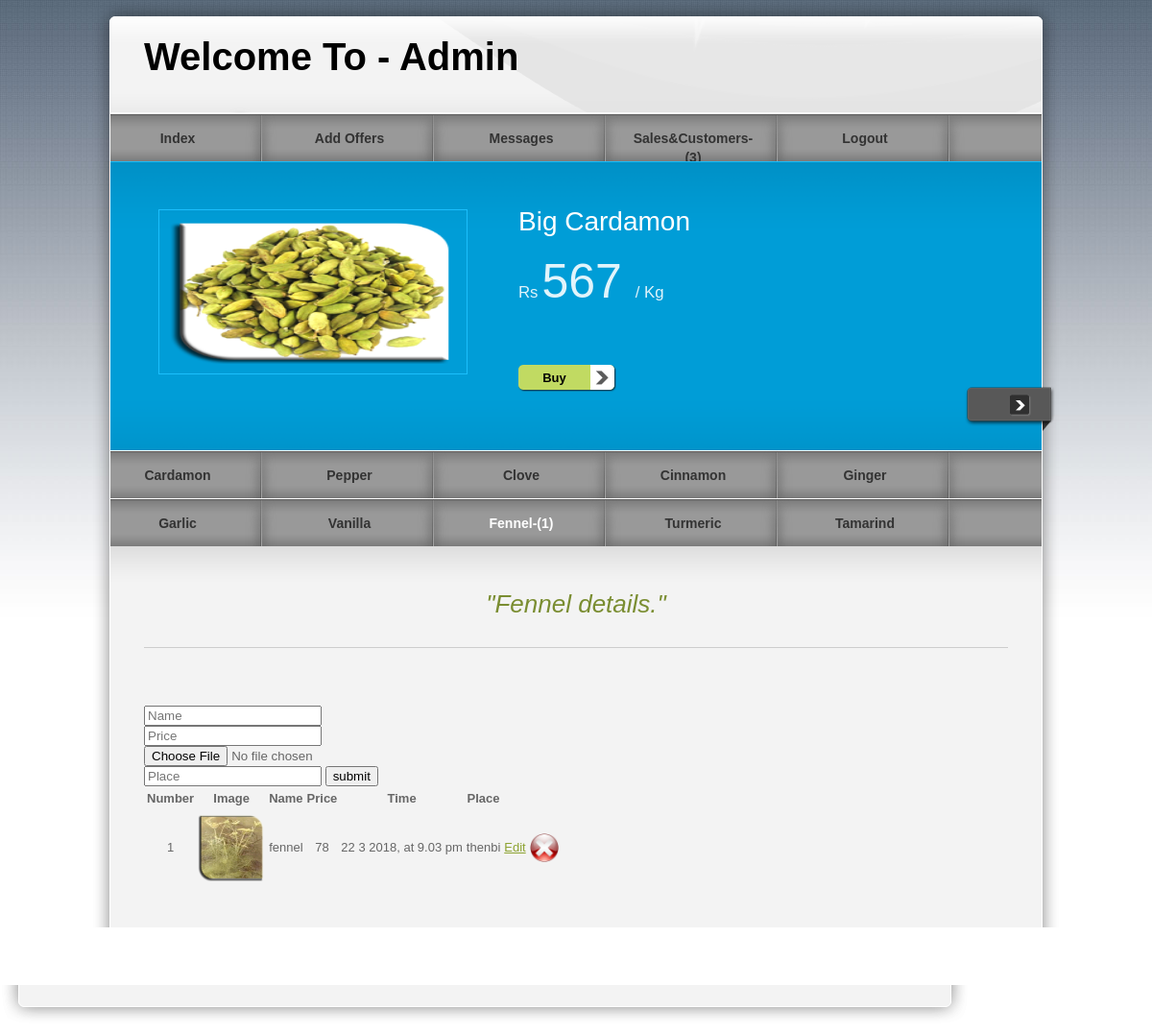
Screenshot of /pro/admin/fennel.php with the database file from the repository.
### tables this page shows
CREATE TABLE IF NOT EXISTS `offer` (
  `number` int(11) NOT NULL,
  `name` varchar(50) NOT NULL,
  `image` text NOT NULL,
  `price` varchar(50) NOT NULL,
  `time` varchar(50) NOT NULL,
  `details` varchar(100) NOT NULL,
  PRIMARY KEY (`number`)
);

CREATE TABLE IF NOT EXISTS `fennel` (
  `number` int(11) NOT NULL AUTO_INCREMENT,
  `name` varchar(55) NOT NULL,
  `price` varchar(55) NOT NULL,
  `image` text NOT NULL,
  `time` varchar(55) NOT NULL,
  `place` varchar(55) NOT NULL,
  PRIMARY KEY (`number`)
);

### pro/admin/fennel.php (the view, shortened to what this page needs)
<!DOCTYPE html PUBLIC "-//W3C//DTD XHTML 1.0 Transitional//EN" "http://www.w3.org/TR/xhtml1/DTD/xhtml1-transitional.dtd">
<head>
<link href="../templatemo_style.css" rel="stylesheet" type="text/css" />
<link href="../css/jquery.ennui.contentslider.css" rel="stylesheet" type="text/css" media="screen,projection" />
</head>
<body>
<div id="templatemo_wrapper">
    <div id="templatemo_header">
        <div id="site_title">
            <h1>Welcome To - Admin</h1>
        </div>
    </div>
    <?php
$select=mysql_query("select * from pay where status=1 ");
   $view=mysql_num_rows($select);
   ?>
  	<div id="templatemo_menu">
        <ul>
            <li><a href="admin.php" >Index</a></li>
            <li><a href="offer.php">Add Offers</a></li>
            <li><a href="msg.php">Messages</a></li>
            <li><a href="customer.php">Sales&Customers-(<?php echo $view;?>)</a></li>
            <li><a href="../logout.php">Logout</a></li>
        </ul>
    </div>
    <div id="templatemo_banner">
                <div id="one" class="contentslider">
                    <div class="cs_wrapper">
                        <div class="cs_slider">
                            <div class="cs_article">
                            	<div class="slider_content_wrapper">
                            	 <?PHP
$select=mysql_query("select * from offer where number=1 ");
$row=mysql_fetch_array($select);
 ?>
                      				<div class="right">
                                        <h2><?php echo $row['name'];?> </h2><br/>
                                        <p><big>Rs</big> <span style="font-size:50px"><?php echo $row['price'];?></span> <big> / Kg</big></p><br/>
                                        <div class="button"><a href="#">Buy</a></div>
                                    </div>
                                  <div class="left">
                                  <img src="<?php echo $row['image']; ?>" alt="Image 01" />
                                    </div>
                                </div>
                            </div>
                        </div>
                    </div>
                </div>
        </div>
         <?php
$select=mysql_query("select * from fennel");
   $view=mysql_num_rows($select);
   ?>
        <div id="templatemo_menu">
        <ul>
            <li><a href="cardamon.php">Cardamon</a></li>
            <li><a href="pepper.php" >Pepper</a></li>
            <li><a href="clove.php">Clove</a></li>
            <li><a href="cinnamon.php">Cinnamon</a></li>
            <li><a href="ginger.php">Ginger</a></li>
        </ul>
    </div>
    <div id="templatemo_menu">
        <ul>
            <li><a href="garlic.php" >Garlic</a></li>
            <li><a href="vanilla.php">Vanilla</a></li>
            <li><a href="fennel.php"class="current">Fennel-(<?php echo $view;?>)</a></li>
            <li><a href="turmeric.php">Turmeric</a></li>
            <li><a href="tamarind.html">Tamarind</a></li>
        </ul>
    </div>
     <div id="templatemo_main"><span class="main_top"></span>
          <p class="welcome_text">&quot;Fennel details.&quot;</p>
<div class="form-group">
    <form id="form1" name="form1" method="post" action="" enctype="multipart/form-data" onSubmit="return(validate());">
     <div class="col-sm-2">
     <input type="text" name="name" id="name" class="form-control" placeholder="Name" required />
     <input type="text" name="price" id="price" class="form-control" placeholder="Price" required />
      <input type="file" name="image" id="image" tabindex="3" class="form-control" placeholder="Upload Photo" required/>
     <input type="text" name="place" id="place" class="form-control" placeholder="Place" required />
		 <input type="submit" name="button" value="submit" id="button" / onClick="time_get()"> </div>
		</form>
     </div>
   <table class="table">
   <thead>
      <tr>
         <th>Number</th>
         <th>Image</th>
         <th>Name</th>
                  <th>Price</th>
         <th>Time</th>
         <th>Place</th>
      </tr>
   </thead>
   <tbody>
      <tr class="danger">
 <?PHP
$select=mysql_query("select * from fennel ");
$view=mysql_num_rows($select);
 for($i=0;$i<$view;$i++)
 {
 ?><div class="table-responsive">
 <tr>
     <td align="center"><?php echo mysql_result($select,$i,"number");?></td>
        <td align="center">
        <img src="<?php echo mysql_result($select,$i,"image");?>" width="70" height="70" /></td>
    <td align="center"><?php echo mysql_result($select,$i,"name");?></td>
    <td align="center"><?php echo mysql_result($select,$i,"price");?></td>
    <td align="center"><?php echo mysql_result($select,$i,"time");?></td>
    <td align="center"><?php echo mysql_result($select,$i,"place");?></td>
        <td align="center"><a href="fennelupdate.php?edit=<?php echo mysql_result($select,$i,"number");?>">Edit</a>
    <td align="right"><a href="<?php $_SERVER['DOCUMENT_ROOT'];?>?del=<?php echo mysql_result($select,$i,"number");?>"><img src="../images/Close.ico" width="30" height="30"/></a>
    </td>
  </tr></center>
  <?PHP
  }
  ?>
</table>
</div>
        </div>
                   <div class="cleaner_h30"></div>
    <div id="templatemo_main_bottom"></div>
    <div id="templatemo_footer">
    </div>
</body>
</html>

### pro/templatemo_style.css (style rules this page uses)
body { margin: 0px; padding: 0px; color: #666; font-family: Helevetica,Arial,sans-serif; font-size: 13px; line-height:1.5em; background-color: #fff; background-attachment:fixed; background-image: url(images/templatemo_body.jpg); background-repeat: repeat-x; }
a, a:link, a:visited { color: #8da332; }
p { margin: 0px; padding: 0 0 10px 0; }
img { border: none; }
h1 { font-size: 40px; font-weight: bold; margin: 0 0 30px 0; padding: 5px 0; color: #000; }
h2 { font-size: 28px; font-weight: normal; line-height: 28px; margin: 0 0 30px 0; padding: 0; color: #000; }
.cleaner_h30 { clear: both; width:100%; height: 30px; }
.button a { clear: both; display: block; width: 75px; height: 24px; padding: 4px 27px 0 0; margin-top: 15px; background: url(images/templatemo_button.png) no-repeat; color: #000; font-weight: bold; text-align: center; text-decoration: none; }
#templatemo_wrapper { width: 1010px; margin: 0 auto; }
#templatemo_header { width: 900px; height: 68px; padding: 50px 55px 0; background: url(images/templatemo_header.png) no-repeat; }
#templatemo_header #site_title { float: left; width: 500px; padding: 0; }
#templatemo_header #site_title h1 { margin: 0; padding: 0; }
#templatemo_menu { width: 970px; height: 50px; padding: 0 20px; background: url(images/templatemo_menu.png) repeat-x; }
#templatemo_menu ul { margin: 0; padding: 0; list-style: none; }
#templatemo_menu ul li { padding: 0px; margin: 0px; display: inline; }
#templatemo_menu ul li a { float: left; display: block; width: 140px; height: 33px; padding: 17px 34px 0 0; margin: 0 5px 0 0 ; font-size: 14px; text-align: center; text-decoration: none; color: #333; font-weight: bold; outline: none; border: none; background: url(images/templatemo_menu_divider.png) right no-repeat; }
#templatemo_menu ul li a:hover, #templatemo_menu ul li .current { color: #fff; }
#templatemo_banner { clear: both; position: relative; width: 970px; height: 201px; padding: 50px 20px; background: url(images/templatemo_slider.png) no-repeat; }
#templatemo_main { position: relative; width: 900px; padding: 45px 55px; background: url(images/templatemo_content.png) repeat-y; }
#templatemo_main .main_top { position: absolute; top: 0; left: 20px; width: 970px; height: 45px; background: url(images/templatemo_content_top.png) no-repeat; }
#templatemo_main_bottom { width: 1010px; height: 40px; background: url(images/templatemo_content_bottom.png) no-repeat; }
.welcome_text { font-size: 26px; color: #7a8d31; font-style: italic; text-align: center; margin-bottom: 60px; padding-bottom: 30px; line-height: 30px; border-bottom: 1px solid #CCC; }
#templatemo_footer { width: 910px; padding: 0 30px 10px; text-align: center; color: #666; }

### rows the page displays
offer: name "Big Cardamon", price "567", image (picture)
fennel: number "1", image (picture), name "fennel", price "78", time "22 3 2018, at 9.03 pm", place "thenbi"

### other values shown
$view "3"
$view "1"
